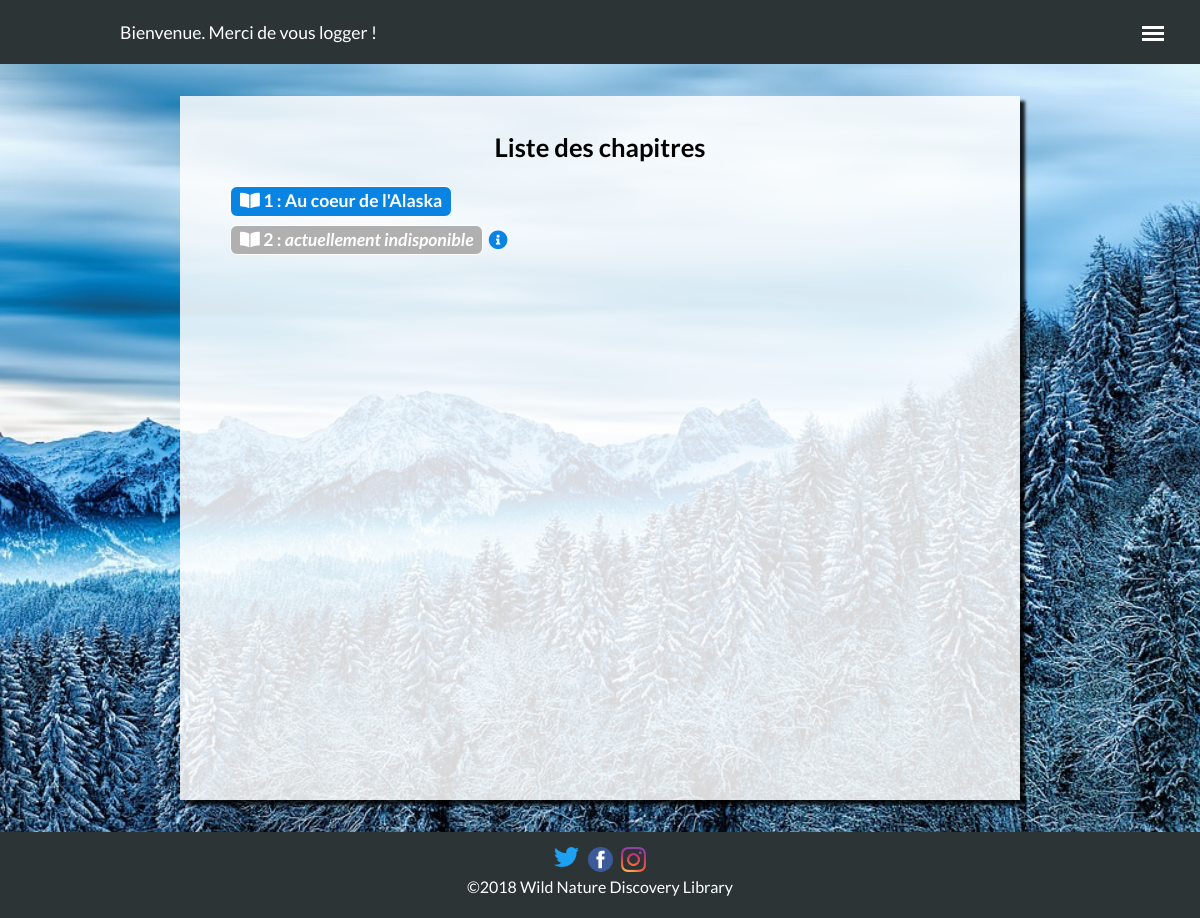
/index.php?action=getChaptersList, run on the app's committed database.
### tables this page shows
CREATE TABLE IF NOT EXISTS `chapters` (
  `id` int(11) NOT NULL AUTO_INCREMENT,
  `title` varchar(255) NOT NULL,
  `content` text NOT NULL,
  `creation_date` datetime NOT NULL,
  `status` varchar(10) DEFAULT NULL,
  PRIMARY KEY (`id`)
);

### controller/frontoffice.php (called while the page is built, shortened)
<?php
class Frontoffice_Controller extends Controller
{
    public function getChapterslist()
    {
        $chapterManager = new \project_Alaska\model\ChapterManager();
        $chapters = $chapterManager->getChapters();
        require('view/frontend/chaptersList.php');
    }
}

### model/ChapterManager.php (called while the page is built, shortened)
<?php
class ChapterManager extends Manager
{
    public function getChapters()
    {
        $db = $this->dbConnect();
        $chapterList = $db->query('SELECT id, title, content, DATE_FORMAT(creation_date, \'%d/%m/%Y à %Hh%imin%ss\') AS creation_date_fr, status FROM chapters ORDER BY creation_date');
        return $chapterList;
    }
}

### view/frontend/chaptersList.php (the view, shortened to what this page needs)
<div class="book-wrapper">
    <div class="book-container">
        <div class="book-content no-prev-button">
            <h3>Liste des chapitres</h3>
            <ul>
                <?php
                while ($chapter = $chapters->fetch())
                {
                    if ($chapter['status'] === 'saved')
                    {
                        ?>
                        <li>
                            <a href="" class="grey-button regular-button">
                                <i class="fas fa-book-open white-item"></i> <?= $chapter['id'] ?> : <em>actuellement indisponible</em>
                            </a>
                            <i class="fas fa-info-circle chapter-help blue-item" title="Ce chapitre n'est pas encore disponible à la lecture."></i>
                        </li>
                        <?php
                    }
                    else
                    {
                        ?>
                        <li>
                            <a href="index.php?action=getChapter&amp;id=<?= $chapter['id'] ?>" class="blue-button regular-button">
                                <i class="fas fa-book-open white-item"></i> <?= $chapter['id'] ?> : <?= htmlspecialchars($chapter['title']) ?>
                            </a>
                        </li>
                        <?php
                    }
                }
                    ?>
            </ul>
        </div>
    </div>
</div>

### assets/css/style.css (style rules this page uses)
body { margin: 0; font-family: 'Lato', sans-serif; }
.regular-button { border-radius: 7px; }
a { text-decoration: none; }
ul { margin: 0; padding: 4px 0; list-style: none; }
.blue-button, .orange-button, .grey-button, .white-button { padding: 4px 9px; font-weight: 600; }
.blue-button, .orange-button, .grey-button { color: white; border: 1px white solid; }
.blue-button { background-color: #0984e3; }
.grey-button { background-color: #b0b0b0; }
form button, .white-item { color: white; }
.blue-item { color: #0984e3; }
.book-wrapper, .admin-panel-wrapper { padding: 2vh 5%; }
.book-wrapper { margin: 7vh 0 0; }
h3 { font-size: 1.5em; margin: 20px 0 30px; }
.no-prev-button h3 { margin: 0 0 20px; }
.book-wrapper { width: 90%; height: 88vh; background-image: url(../img/snowy-landscape.jpg); background-size: cover; background-position: bottom center; position: relative; }
.book-wrapper:before, .book-container { position: absolute; width: 90%; height: 88vh; }
.book-wrapper:before { content: ""; background-color: white; opacity: 0.85; box-shadow: 5px 5px 3px; z-index: 1; }
.book-content { margin: 16px; height: 82vh; padding-top: 7px; overflow: hidden; }
.book-content h3 { text-align: center; }
.book-content > ul > li { display: flex; flex-direction: row; align-items: center; margin-bottom: 8px; }
.chapter-help { font-size: 1.2em; margin-left: 5px; cursor: pointer; }
.book-container { z-index: 2; }
@media (min-width: 768px) { .book-wrapper, .admin-panel-wrapper { padding: 4vh 13%; } }
@media (min-width: 768px) { .book-wrapper, .admin-panel-wrapper, .book-wrapper:before, .book-container, .admin-panel-wrapper:before, .admin-content-container { width: 74%; } }
@media (min-width: 768px) { .book-wrapper { margin: 8vh 0 0; } }
@media (min-width: 768px) { .book-content { margin: 30px 50px 40px 50px; height: 79vh; } }
@media (min-width: 768px) { h3 { font-size: 1.6em; margin: 40px 0 30px; } }
@media (min-width: 768px) { li a { font-size: 1.1em; } }
@media (min-width: 768px) { .book-container { overflow: hidden; } }
@media (min-width: 1024px) { .book-wrapper, .admin-panel-wrapper { padding: 4vh 15%; } }
@media (min-width: 1024px) { .book-wrapper, .admin-panel-wrapper, .book-wrapper:before, .book-container, .admin-panel-wrapper:before, .admin-content-container { width: 70%; } }

### data on the page
chapters: id "1", title "Au coeur de l'Alaska"
chapters: id "2"
